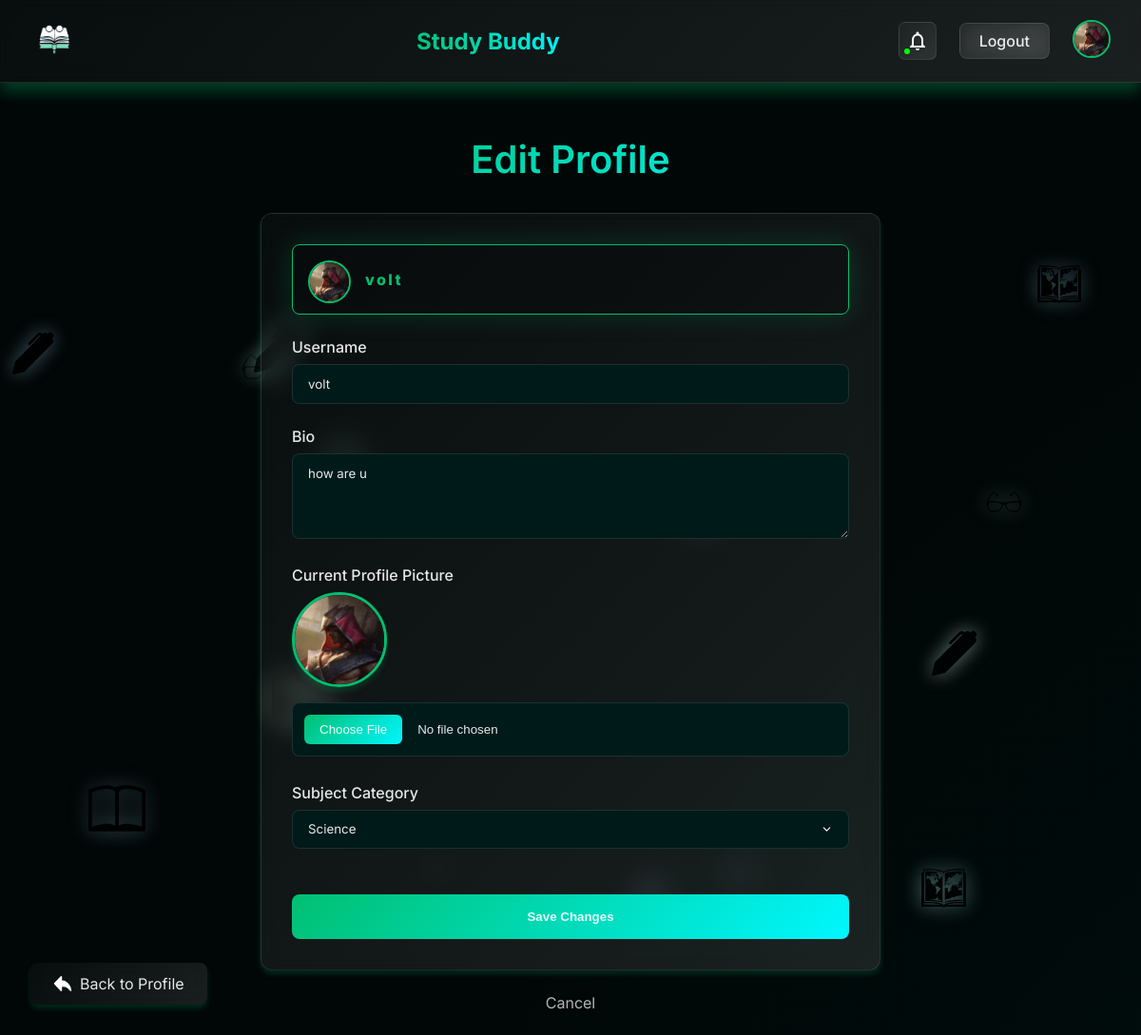
Page /profile/edit/ (signed in) on the earlier database version.
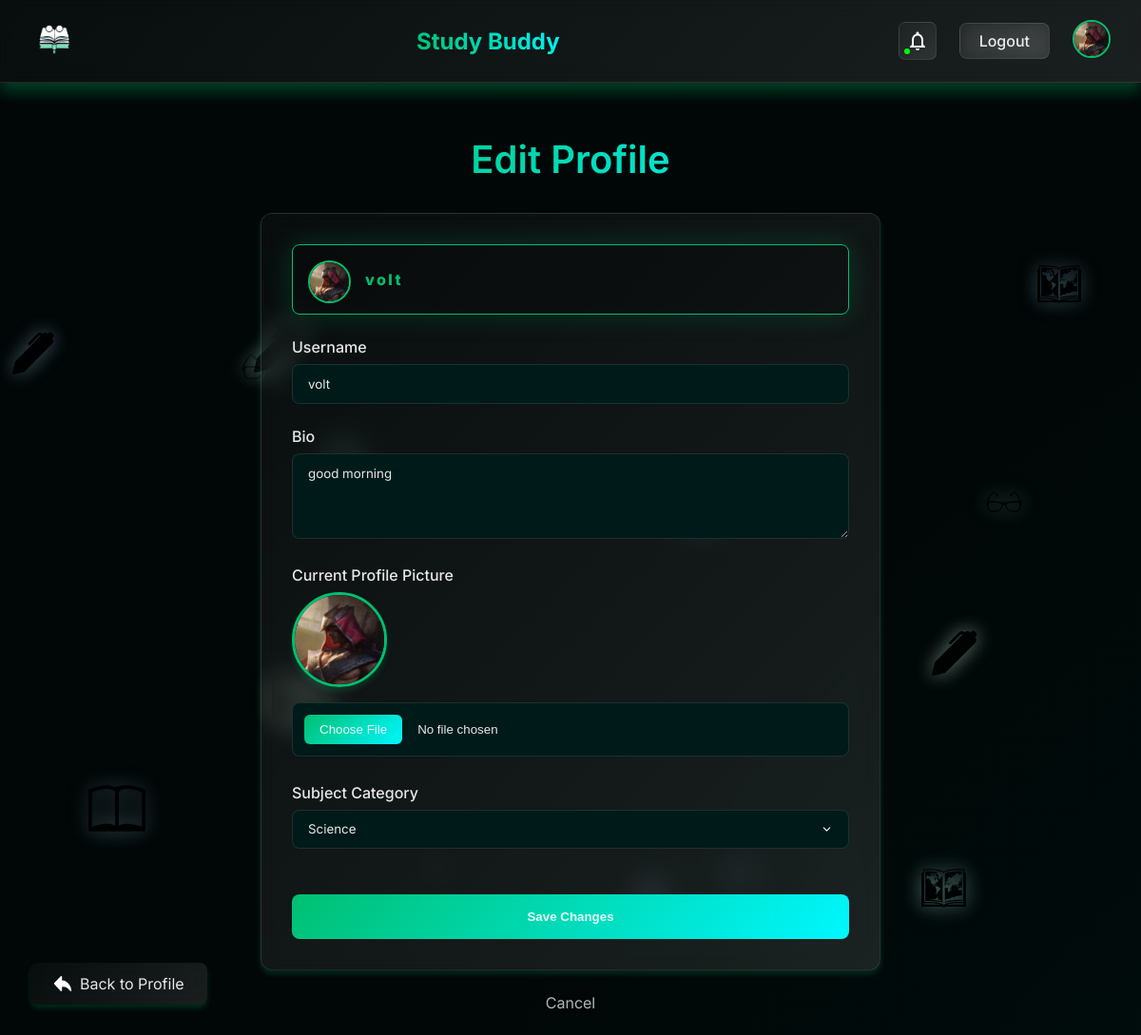
Same page on the later database version.
### profile_users/models.py (models this page shows, shortened)
class Profile(models.Model):
    user = models.OneToOneField(User, on_delete=models.CASCADE)
    bio = models.TextField(blank=True)
    public_profile = models.BooleanField(default=False)

### profile_users/views.py (the view)
# urls.py: path('edit/', edit_profile, name='edit_profile'),
@login_required
def edit_profile(request):
    profile = Profile.objects.get(user=request.user)
    user = request.user
    role = user.role
    if request.method == "POST":
        profile_form = ProfileForm(request.POST, instance=profile)
        user_form = UserEditForm(request.POST, request.FILES, instance=user)
        if role == 'student':
            role_form = StudentEditForm(request.POST, instance=user)
        else:  # teacher
            role_form = TeacherEditForm(request.POST, instance=user)
        if profile_form.is_valid() and user_form.is_valid() and role_form.is_valid():
            profile_form.save()
            user_form.save()
            role_form.save()
            return redirect('profile_view')
    else:
        profile_form = ProfileForm(instance=profile)
        user_form = UserEditForm(instance=user)
        if role == 'student':
            role_form = StudentEditForm(instance=user)
        else:  # teacher
            role_form = TeacherEditForm(instance=user)
    return render(request, 'user_profiles/edit_profile.html', {
        'profile_form': profile_form,
        'user_form': user_form,
        'role_form': role_form,
        'role': role,
        'has_unseen_notifications': has_unseen_notifications(request.user)
    })

### profile_users/forms.py
class ProfileForm(forms.ModelForm):
    class Meta:
        model = Profile
        fields = ['bio']
        widgets = {
            'bio': forms.Textarea(attrs={'class': 'form-input', 'rows': 4, 'placeholder': 'Tell us about yourself...'}),
        }

class UserEditForm(forms.ModelForm):
    username = forms.CharField(max_length=150, required=True, widget=forms.TextInput(attrs={'class': 'form-input'}))
    profile_picture = forms.ImageField(required=False, widget=forms.FileInput(attrs={'class': 'form-input'}))
    class Meta:
        model = CustomUser
        fields = ['username', 'profile_picture']

### notifications/views.py (called while the page is built)
def has_unseen_notifications(user):
    return Notification.objects.filter(recipient=user).filter(models.Q(seen=False)).exists()

### profile_users/templates/user_profiles/edit_profile.html (shortened to what the changed rows need)
{% load static %}
<!DOCTYPE html>
<html lang="en">
<head>
    <link rel="stylesheet" href="{% static 'css/root.css' %}">
    <link rel="stylesheet" href="{% static 'css/profile/edit_profile.css' %}">
</head>
<body>
    <header id="site-header">
        <a href="{% url 'notes_list' %}">
            <h1 class="site-title">Study Buddy</h1>
        </a>
    </header>
    <div class="container">
        <h2>Edit Profile</h2>
        <form method="POST" enctype="multipart/form-data">
            <div class="form-group">
                <label for="id_bio">Bio</label>
                {{ profile_form.bio }}
            </div>
        </form>
    </div>
</body>
</html>

Differences in the rows shown:
changed Profile: bio "how are u" → "good morning"
